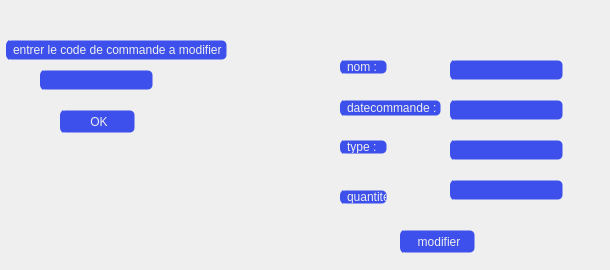
      <widget class="QWidget" name="tab_7">
       <attribute name="title">
        <string>modifier</string>
       </attribute>
       <widget class="QPushButton" name="pushButton_12">
        <property name="geometry">
         <rect>
          <x>60</x>
          <y>110</y>
          <width>75</width>
          <height>23</height>
         </rect>
        </property>
        <property name="styleSheet">
         <string notr="true">QPushButton {
background-image: url(C:/Users/HP/Documents/Health-application/icons/16x16/cil-folder-open.png);
	background-position: left center;

    background-repeat: no-repeat;

	border: 1px solid transparent;
color:rgb(238, 238, 238);
	border-radius: 5px;	
	background-color:#3d50eb;
border-left:4px solid #3d50eb;

}
QPushButton:hover {
color:rgb(255, 255, 255);
		background-color: rgb(63, 84, 244);
}
QPushButton:pressed {	
	border: 2px solid rgb(55, 74, 214) ;
}</string>
        </property>
        <property name="text">
         <string>OK</string>
        </property>
       </widget>
       <widget class="QLineEdit" name="lineEdit_12">
        <property name="geometry">
         <rect>
          <x>40</x>
          <y>70</y>
          <width>113</width>
          <height>20</height>
         </rect>
        </property>
        <property name="styleSheet">
         <string notr="true">QLineEdit {
background-image: url(C:/Users/HP/Documents/Health-application/icons/16x16/cil-folder-open.png);
	background-position: left center;

    background-repeat: no-repeat;

	border: 1px solid transparent;
color:rgb(238, 238, 238);
	border-radius: 5px;	
	background-color:#3d50eb;
border-left:4px solid #3d50eb;

}
QLineEdit:hover {
color:rgb(255, 255, 255);
		background-color: rgb(63, 84, 244);
}
QLineEdit:pressed {	
	border: 2px solid rgb(55, 74, 214) ;
}</string>
        </property>
       </widget>
       <widget class="QLabel" name="label_13">
        <property name="geometry">
         <rect>
          <x>6</x>
          <y>40</y>
          <width>221</width>
          <height>20</height>
         </rect>
        </property>
        <property name="styleSheet">
         <string notr="true">QLabel {
background-image: url(C:/Users/HP/Documents/Health-application/icons/16x16/cil-folder-open.png);
	background-position: left center;

    background-repeat: no-repeat;

	border: 1px solid transparent;
color:rgb(238, 238, 238);
	border-radius: 5px;	
	background-color:#3d50eb;
border-left:4px solid #3d50eb;

}
QLabel:hover {
color:rgb(255, 255, 255);
		background-color: rgb(63, 84, 244);
}
QLabel:pressed {	
	border: 2px solid rgb(55, 74, 214) ;
}</string>
        </property>
        <property name="text">
         <string>entrer le code de commande a modifier :</string>
        </property>
       </widget>
       <widget class="QStackedWidget" name="stackedWidget_2">
        <property name="geometry">
         <rect>
          <x>270</x>
          <y>30</y>
          <width>331</width>
          <height>231</height>
         </rect>
        </property>
        <property name="currentIndex">
         <number>0</number>
        </property>
        <widget class="QWidget" name="page_4">
         <widget class="QPushButton" name="pushButton_13">
          <property name="geometry">
           <rect>
            <x>130</x>
            <y>200</y>
            <width>75</width>
            <height>23</height>
           </rect>
          </property>
          <property name="styleSheet">
           <string notr="true">QPushButton {
background-image: url(C:/Users/HP/Documents/Health-application/icons/16x16/cil-folder-open.png);
	background-position: left center;

    background-repeat: no-repeat;

	border: 1px solid transparent;
color:rgb(238, 238, 238);
	border-radius: 5px;	
	background-color:#3d50eb;
border-left:4px solid #3d50eb;

}
QPushButton:hover {
color:rgb(255, 255, 255);
		background-color: rgb(63, 84, 244);
}
QPushButton:pressed {	
	border: 2px solid rgb(55, 74, 214) ;
}</string>
          </property>
          <property name="text">
           <string>modifier</string>
          </property>
         </widget>
         <widget class="QLineEdit" name="lineEdit_13">
          <property name="geometry">
           <rect>
            <x>180</x>
            <y>30</y>
            <width>113</width>
            <height>20</height>
           </rect>
          </property>
          <property name="styleSheet">
           <string notr="true">QLineEdit {
background-image: url(C:/Users/HP/Documents/Health-application/icons/16x16/cil-folder-open.png);
	background-position: left center;

    background-repeat: no-repeat;

	border: 1px solid transparent;
color:rgb(238, 238, 238);
	border-radius: 5px;	
	background-color:#3d50eb;
border-left:4px solid #3d50eb;

}
QLineEdit:hover {
color:rgb(255, 255, 255);
		background-color: rgb(63, 84, 244);
}
QLineEdit:pressed {	
	border: 2px solid rgb(55, 74, 214) ;
}</string>
          </property>
         </widget>
         <widget class="QLineEdit" name="lineEdit_14">
          <property name="geometry">
           <rect>
            <x>180</x>
            <y>70</y>
            <width>113</width>
            <height>20</height>
           </rect>
          </property>
          <property name="styleSheet">
           <string notr="true">QLineEdit {
background-image: url(C:/Users/HP/Documents/Health-application/icons/16x16/cil-folder-open.png);
	background-position: left center;

    background-repeat: no-repeat;

	border: 1px solid transparent;
color:rgb(238, 238, 238);
	border-radius: 5px;	
	background-color:#3d50eb;
border-left:4px solid #3d50eb;

}
QLineEdit:hover {
color:rgb(255, 255, 255);
		background-color: rgb(63, 84, 244);
}
QLineEdit:pressed {	
	border: 2px solid rgb(55, 74, 214) ;
}</string>
          </property>
         </widget>
         <widget class="QLineEdit" name="lineEdit_15">
          <property name="geometry">
           <rect>
            <x>180</x>
            <y>110</y>
            <width>113</width>
            <height>20</height>
           </rect>
          </property>
          <property name="styleSheet">
           <string notr="true">QLineEdit {
background-image: url(C:/Users/HP/Documents/Health-application/icons/16x16/cil-folder-open.png);
	background-position: left center;

    background-repeat: no-repeat;

	border: 1px solid transparent;
color:rgb(238, 238, 238);
	border-radius: 5px;	
	background-color:#3d50eb;
border-left:4px solid #3d50eb;

}
QLineEdit:hover {
color:rgb(255, 255, 255);
		background-color: rgb(63, 84, 244);
}
QLineEdit:pressed {	
	border: 2px solid rgb(55, 74, 214) ;
}</string>
          </property>
         </widget>
         <widget class="QLineEdit" name="lineEdit_16">
          <property name="geometry">
           <rect>
            <x>180</x>
            <y>150</y>
            <width>113</width>
            <height>20</height>
           </rect>
          </property>
          <property name="styleSheet">
           <string notr="true">QLineEdit {
background-image: url(C:/Users/HP/Documents/Health-application/icons/16x16/cil-folder-open.png);
	background-position: left center;

    background-repeat: no-repeat;

	border: 1px solid transparent;
color:rgb(238, 238, 238);
	border-radius: 5px;	
	background-color:#3d50eb;
border-left:4px solid #3d50eb;

}
QLineEdit:hover {
color:rgb(255, 255, 255);
		background-color: rgb(63, 84, 244);
}
QLineEdit:pressed {	
	border: 2px solid rgb(55, 74, 214) ;
}</string>
          </property>
         </widget>
         <widget class="QLabel" name="label_14">
          <property name="geometry">
           <rect>
            <x>70</x>
            <y>30</y>
            <width>47</width>
            <height>14</height>
           </rect>
          </property>
          <property name="styleSheet">
           <string notr="true">QLabel {
background-image: url(C:/Users/HP/Documents/Health-application/icons/16x16/cil-folder-open.png);
	background-position: left center;

    background-repeat: no-repeat;

	border: 1px solid transparent;
color:rgb(238, 238, 238);
	border-radius: 5px;	
	background-color:#3d50eb;
border-left:4px solid #3d50eb;

}
QLabel:hover {
color:rgb(255, 255, 255);
		background-color: rgb(63, 84, 244);
}
QLabel:pressed {	
	border: 2px solid rgb(55, 74, 214) ;
}
</string>
          </property>
          <property name="text">
           <string>nom :</string>
          </property>
         </widget>
         <widget class="QLabel" name="label_15">
          <property name="geometry">
           <rect>
            <x>70</x>
            <y>70</y>
            <width>101</width>
            <height>16</height>
           </rect>
          </property>
          <property name="styleSheet">
           <string notr="true">QLabel {
background-image: url(C:/Users/HP/Documents/Health-application/icons/16x16/cil-folder-open.png);
	background-position: left center;

    background-repeat: no-repeat;

	border: 1px solid transparent;
color:rgb(238, 238, 238);
	border-radius: 5px;	
	background-color:#3d50eb;
border-left:4px solid #3d50eb;

}
QLabel:hover {
color:rgb(255, 255, 255);
		background-color: rgb(63, 84, 244);
}
QLabel:pressed {	
	border: 2px solid rgb(55, 74, 214) ;
}</string>
          </property>
          <property name="text">
           <string>datecommande :</string>
          </property>
         </widget>
         <widget class="QLabel" name="label_16">
          <property name="geometry">
           <rect>
            <x>70</x>
            <y>110</y>
            <width>47</width>
            <height>14</height>
           </rect>
          </property>
          <property name="styleSheet">
           <string notr="true">QLabel {
background-image: url(C:/Users/HP/Documents/Health-application/icons/16x16/cil-folder-open.png);
	background-position: left center;

    background-repeat: no-repeat;

	border: 1px solid transparent;
color:rgb(238, 238, 238);
	border-radius: 5px;	
	background-color:#3d50eb;
border-left:4px solid #3d50eb;

}
QLabel:hover {
color:rgb(255, 255, 255);
		background-color: rgb(63, 84, 244);
}
QLabel:pressed {	
	border: 2px solid rgb(55, 74, 214) ;
}</string>
          </property>
          <property name="text">
           <string>type :</string>
          </property>
         </widget>
         <widget class="QLabel" name="label_17">
          <property name="geometry">
           <rect>
            <x>70</x>
            <y>160</y>
            <width>47</width>
            <height>14</height>
           </rect>
          </property>
          <property name="styleSheet">
           <string notr="true">QLabel {
background-image: url(C:/Users/HP/Documents/Health-application/icons/16x16/cil-folder-open.png);
	background-position: left center;

    background-repeat: no-repeat;

	border: 1px solid transparent;
color:rgb(238, 238, 238);
	border-radius: 5px;	
	background-color:#3d50eb;
border-left:4px solid #3d50eb;

}
QLabel:hover {
color:rgb(255, 255, 255);
		background-color: rgb(63, 84, 244);
}
QLabel:pressed {	
	border: 2px solid rgb(55, 74, 214) ;
}</string>
          </property>
          <property name="text">
           <string>quantite :</string>
          </property>
         </widget>
        </widget>
        <widget class="QWidget" name="page_5"/>
       </widget>
      </widget>
